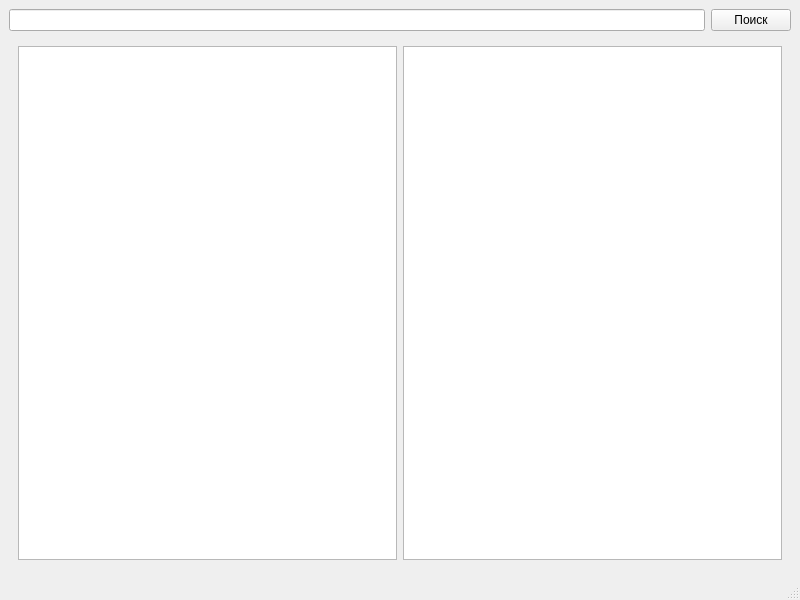
<?xml version="1.0" encoding="UTF-8"?>
<ui version="4.0">
 <class>MainWindow</class>
 <widget class="QMainWindow" name="MainWindow">
  <property name="geometry">
   <rect>
    <x>0</x>
    <y>0</y>
    <width>800</width>
    <height>600</height>
   </rect>
  </property>
  <property name="windowTitle">
   <string>MainWindow</string>
  </property>
  <widget class="QWidget" name="centralwidget">
   <layout class="QGridLayout" name="gridLayout">
    <item row="0" column="0">
     <widget class="QLineEdit" name="lineEdit"/>
    </item>
    <item row="0" column="1">
     <widget class="QPushButton" name="pushButtonFind">
      <property name="text">
       <string>Поиск</string>
      </property>
     </widget>
    </item>
    <item row="1" column="0" colspan="2">
     <widget class="QWidget" name="widget" native="true">
      <layout class="QGridLayout" name="gridLayout_2">
       <item row="0" column="0">
        <widget class="QTreeView" name="treeView"/>
       </item>
       <item row="0" column="1">
        <widget class="QListView" name="listView">
         <property name="enabled">
          <bool>true</bool>
         </property>
         <property name="editTriggers">
          <set>QAbstractItemView::NoEditTriggers</set>
         </property>
        </widget>
       </item>
      </layout>
     </widget>
    </item>
   </layout>
  </widget>
  <widget class="QMenuBar" name="menubar">
   <property name="geometry">
    <rect>
     <x>0</x>
     <y>0</y>
     <width>800</width>
     <height>22</height>
    </rect>
   </property>
  </widget>
  <widget class="QStatusBar" name="statusbar"/>
 </widget>
 <resources/>
 <connections/>
</ui>
